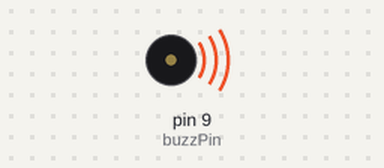
Simulated run of this sketch. Board: Arduino Uno, built with avr-gcc and run on an emulated ATmega328P. Parts: buzzer (waves = sounding, pin HIGH).

Above: at 0.2 s.
Timing chart, 0 to 3.0 s (numbered marks = the images above):
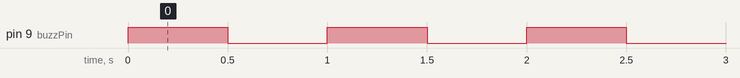

The sketch:

Transistor_Buzzer.ino
```cpp
int buzzPin = 9;
int dt = 500;
void setup() {
  // put your setup code here, to run once:
  pinMode(buzzPin, OUTPUT);
}

void loop() {
  // put your main code here, to run repeatedly:
  digitalWrite(buzzPin, HIGH);
  delay(dt);
  digitalWrite(buzzPin,LOW);
  delay(dt);
}
```

Measured:
- by itself, pin 9 (buzzPin): alternates HIGH for 0.50 s and LOW for 0.50 s
